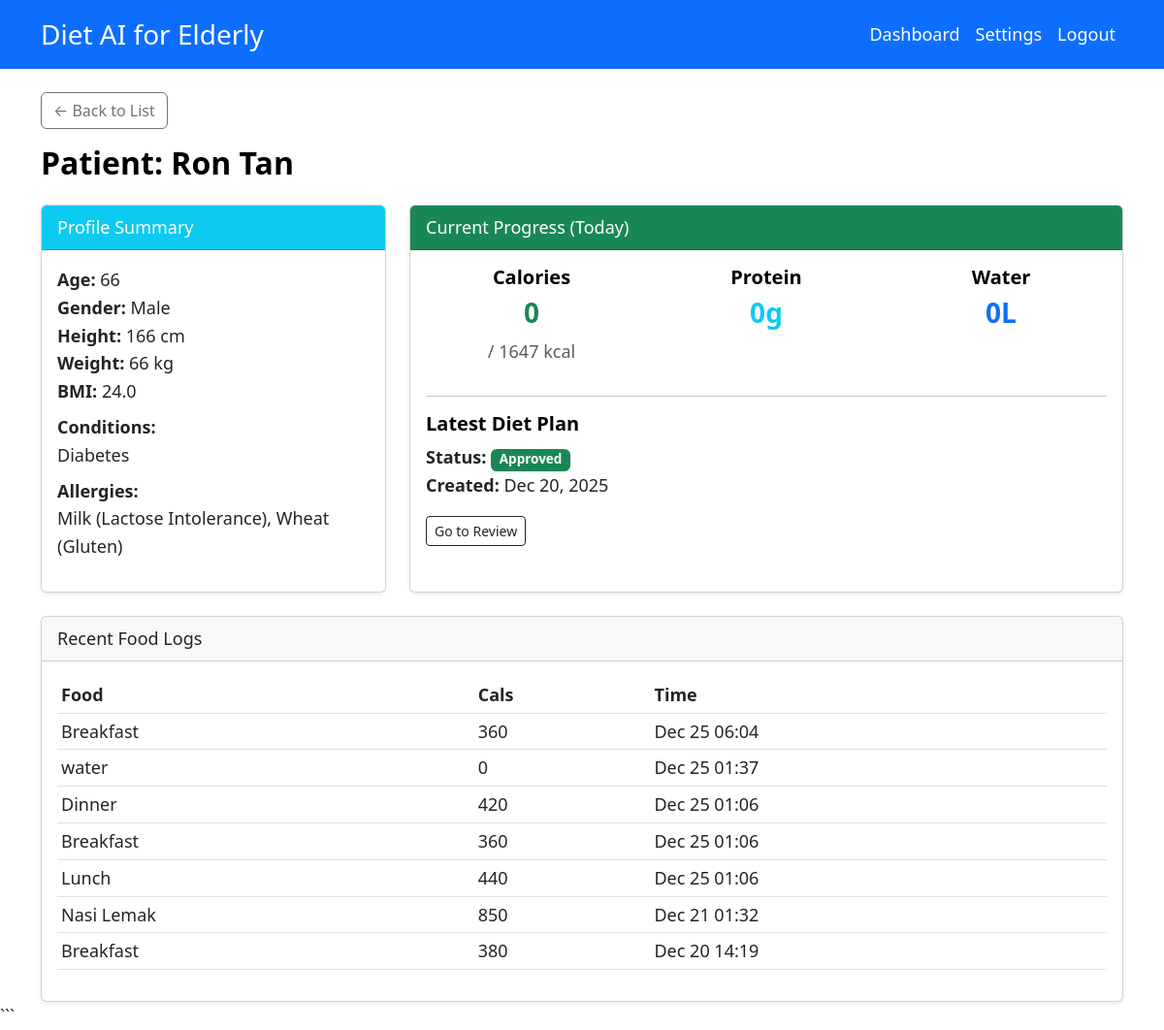
The app's page /pages/patient-details.php?id=U_6943abac29ea8 (signed in) with its own data.
### tables this page shows
CREATE TABLE `users` (
  `userID` varchar(50) NOT NULL,
  `name` varchar(100) NOT NULL,
  `username` varchar(50) NOT NULL,
  `password` varchar(255) NOT NULL,
  `email` varchar(100) NOT NULL,
  `phoneNo` varchar(20) NOT NULL,
  `age` int(11) NOT NULL,
  `gender` enum('Male','Female','Other') NOT NULL,
  `role` enum('Admin','Dietitian','User','Caretaker') NOT NULL
);

CREATE TABLE `profiles` (
  `profileID` varchar(50) NOT NULL,
  `elderlyID` varchar(50) NOT NULL,
  `height` double NOT NULL,
  `weight` double NOT NULL,
  `bmi` double NOT NULL,
  `allergies` text DEFAULT NULL,
  `healthCondition` text DEFAULT NULL,
  `caloriesLimit` double DEFAULT 0,
  `carbsLimit` double DEFAULT 0,
  `sugarLimit` double DEFAULT 0,
  `sodiumLimit` double DEFAULT 0,
  `fibreRequirement` double DEFAULT 0,
  `softFoodRequirement` tinyint(1) DEFAULT 0,
  `medicationList` text DEFAULT NULL
);

CREATE TABLE `diet_plan_approvals` (
  `approvalID` varchar(50) NOT NULL,
  `dietPlanID` varchar(50) NOT NULL,
  `dietitianID` varchar(50) DEFAULT NULL,
  `status` enum('Pending','Approved','Revise') NOT NULL DEFAULT 'Pending',
  `approvalDate` datetime DEFAULT NULL
);

CREATE TABLE `diet_plans` (
  `dietPlanID` varchar(50) NOT NULL,
  `elderlyID` varchar(50) NOT NULL,
  `createdAt` datetime NOT NULL DEFAULT current_timestamp()
);

CREATE TABLE `food_logs` (
  `logID` varchar(50) NOT NULL,
  `elderlyID` varchar(50) NOT NULL,
  `foodName` varchar(100) NOT NULL,
  `calories` double DEFAULT 0,
  `protein` double DEFAULT 0,
  `carbs` double DEFAULT 0,
  `fibre` double DEFAULT 0,
  `sugar` double DEFAULT 0,
  `sodium` double DEFAULT 0,
  `loggedAt` datetime NOT NULL DEFAULT current_timestamp()
);

### classes/Profile.php (called while the page is built, shortened)
<?php
class Profile
{
    private $pdo;
    private $elderlyID;
    public function __construct($pdo, $elderlyID = null)
    {
        $this->pdo = $pdo;
        $this->elderlyID = $elderlyID;
        if ($elderlyID) {
            $this->load();
        }
    }
    private function load()
    {
        $stmt = $this->pdo->prepare("
            SELECT p.*, u.age, u.gender
            FROM profiles p
            JOIN users u ON p.elderlyID = u.userID
            WHERE p.elderlyID = ?
        ");
        $stmt->execute([$this->elderlyID]);
        $data = $stmt->fetch();
        if ($data) {
            $this->height = $data['height'];
            $this->weight = $data['weight'];
            $this->bmi = $data['bmi'];
            $this->allergies = json_decode($data['allergies'], true) ?? [];
            $this->healthCondition = json_decode($data['healthCondition'], true) ?? [];
            $this->caloriesLimit = $data['caloriesLimit'];
        }
    }
}
?>

### classes/Progress.php (called while the page is built, shortened)
<?php
class Progress
{
    private $pdo;
    private $elderlyID;
    public $date;
    public function __construct($pdo, $elderlyID)
    {
        $this->pdo = $pdo;
        $this->elderlyID = $elderlyID;
        $this->date = date('Y-m-d');
        $this->loadOrCreate();
    }
    private function loadOrCreate()
    {
        $stmt = $this->pdo->prepare("SELECT * FROM progress WHERE elderlyID = ? AND date = ?");
        $stmt->execute([$this->elderlyID, $this->date]);
        $data = $stmt->fetch();
        if ($data) {
            $this->progressID = $data['progressID'];
            $this->caloriesTaken = $data['caloriesTaken'];
            $this->proteinTaken = $data['proteinTaken'];
            $this->waterIntake = $data['waterIntake'];
            $this->fiberTaken = $data['fiberTaken'] ?? 0;
            $this->carbohydrateTaken = $data['carbohydrateTaken'] ?? 0;
            $this->sodiumTaken = $data['sodiumTaken'] ?? 0;
            $this->sugarTaken = $data['sugarTaken'] ?? 0;
            $this->fatTaken = $data['fatTaken'] ?? 0;
            $this->setStateFromString($data['state']);
        } else {
            $stmtP = $this->pdo->prepare("SELECT dietPlanID FROM diet_plans WHERE elderlyID = ? ORDER BY createdAt DESC LIMIT 1");
            $stmtP->execute([$this->elderlyID]);
            $plan = $stmtP->fetch();
            $dietPlanID = $plan ? $plan['dietPlanID'] : null;
            $this->progressID = uniqid('PG_');
            $stmt = $this->pdo->prepare("INSERT INTO progress (progressID, elderlyID, dietPlanID, date, state) VALUES (?, ?, ?, ?, 'Green')");
            $stmt->execute([$this->progressID, $this->elderlyID, $dietPlanID, $this->date]);
        }
    }
}
?>

### pages/patient-details.php (the view, shortened to what this page needs)
<?php
require_once '../includes/db.php';
require_once '../classes/Profile.php';
require_once '../classes/Progress.php';
$patientID = $_GET['id'] ?? '';
$stmt = $pdo->prepare("SELECT * FROM users WHERE userID = ?");
$stmt->execute([$patientID]);
$patient = $stmt->fetchObject();
$profile = new Profile($pdo, $patientID);
$progress = new Progress($pdo, $patientID);
include '../includes/header.php';
?>
<div class="row mb-3">
    <div class="col-12">
        <a href="my-patients.php" class="btn btn-outline-secondary mb-3">&larr; Back to List</a>
        <h2>Patient: <?= htmlspecialchars($patient->name) ?></h2>
    </div>
</div>
<div class="row">
    <div class="col-md-4 mb-4">
        <div class="card shadow-sm h-100">
            <div class="card-header bg-info text-white">Profile Summary</div>
            <div class="card-body">
                <ul class="list-unstyled">
                    <li><strong>Age:</strong> <?= $patient->age ?></li>
                    <li><strong>Gender:</strong> <?= $patient->gender ?></li>
                    <li><strong>Height:</strong> <?= $profile->height ?> cm</li>
                    <li><strong>Weight:</strong> <?= $profile->weight ?> kg</li>
                    <li><strong>BMI:</strong> <?= number_format($profile->bmi, 1) ?></li>
                    <li class="mt-2"><strong>Conditions:</strong></li>
                    <li><?= implode(', ', $profile->healthCondition ?? []) ?></li>
                    <li class="mt-2"><strong>Allergies:</strong></li>
                    <li><?= implode(', ', $profile->allergies ?? []) ?></li>
                </ul>
            </div>
        </div>
    </div>
    <div class="col-md-8 mb-4">
        <div class="card shadow-sm h-100">
            <div class="card-header bg-success text-white">Current Progress (Today)</div>
            <div class="card-body">
                <div class="row text-center">
                    <div class="col-sm-4">
                        <h5>Calories</h5>
                        <h3 class="fw-bold text-success"><?= $progress->caloriesTaken ?></h3>
                        <p class="text-muted">/ <?= $profile->caloriesLimit ?> kcal</p>
                    </div>
                    <div class="col-sm-4">
                        <h5>Protein</h5>
                        <h3 class="fw-bold text-info"><?= $progress->proteinTaken ?>g</h3>
                    </div>
                    <div class="col-sm-4">
                        <h5>Water</h5>
                        <h3 class="fw-bold text-primary"><?= $progress->waterIntake ?>L</h3>
                    </div>
                </div>
                <hr>
                <h5>Latest Diet Plan</h5>
                <?php
                $stmt = $pdo->prepare("
                    SELECT dp.*, dpa.status
                    FROM diet_plans dp
                    JOIN diet_plan_approvals dpa ON dp.dietPlanID = dpa.dietPlanID
                    WHERE dp.elderlyID = ? ORDER BY dp.createdAt DESC LIMIT 1");
                $stmt->execute([$patientID]);
                $planData = $stmt->fetch();
                if ($planData):
                    $badgeClass = ($planData['status'] == 'Approved' ? 'bg-success' : 'bg-warning text-dark');
                    ?>
                    <p>
                        <strong>Status:</strong> <span
                            class="badge <?= $badgeClass ?>"><?= $planData['status'] ?></span><br>
                        <strong>Created:</strong> <?= date('M d, Y', strtotime($planData['createdAt'])) ?>
                    </p>
                    <a href="review-plans.php?filter=<?= $planData['status'] ?>" class="btn btn-sm btn-outline-dark">Go to
                        Review</a>
                <?php else: ?>
                    <p class="text-muted">No diet plan found.</p>
                <?php endif; ?>
            </div>
        </div>
    </div>
</div>
<div class="row">
    <div class="col-12">
        <div class="card shadow-sm">
            <div class="card-header">Recent Food Logs</div>
            <div class="card-body">
                <?php
                $stmt = $pdo->prepare("SELECT * FROM food_logs WHERE elderlyID = ? ORDER BY loggedAt DESC LIMIT 10");
                $stmt->execute([$patientID]);
                $logs = $stmt->fetchAll();
                ?>
                <?php if ($logs): ?>
                    <div class="table-responsive">
                        <table class="table table-hover table-sm">
                            <thead>
                                <tr>
                                    <th>Food</th>
                                    <th>Cals</th>
                                    <th>Time</th>
                                </tr>
                            </thead>
                            <tbody>
                                <?php foreach ($logs as $log): ?>
                                    <tr>
                                        <td><?= htmlspecialchars($log['foodName']) ?></td>
                                        <td><?= $log['calories'] ?></td>
                                        <td><?= date('M d H:i', strtotime($log['loggedAt'])) ?></td>
                                    </tr>
                                <?php endforeach; ?>
                            </tbody>
                        </table>
                    </div>
                <?php else: ?>
                    <p class="text-muted">No logs found.</p>
                <?php endif; ?>
            </div>
        </div>
    </div>
</div>
<?php include '../includes/footer.php'; ?>

### assets/css/style.css (style rules this page uses)
:root { --font-size-base: 18px; --font-size-lg: 22px; --font-size-sm: 16px; --color-primary: #0d6efd; --color-contrast-text: #000000; }
body { font-size: var(--font-size-base); color: #333; line-height: 1.6; }
h1, h2, h3, h4, h5, h6 { color: var(--color-contrast-text); font-weight: 700; }

### records on screen
users: name "Ron Tan", age "66", gender "Male"
profiles: height "166", weight "66", bmi "24.0", softFoodRequirement "0", caloriesLimit "1647"
diet_plan_approvals: status "Approved", dietPlanID.createdAt "Dec 20, 2025"
food_logs: foodName "Breakfast", calories "360", loggedAt "Dec 25 06:04"
food_logs: foodName "water", calories "0", loggedAt "Dec 25 01:37"
food_logs: foodName "Dinner", calories "420", loggedAt "Dec 25 01:06"
food_logs: foodName "Breakfast", calories "360", loggedAt "Dec 25 01:06"
food_logs: foodName "Lunch", calories "440", loggedAt "Dec 25 01:06"
food_logs: foodName "Nasi Lemak", calories "850", loggedAt "Dec 21 01:32"
food_logs: foodName "Breakfast", calories "380", loggedAt "Dec 20 14:19"

### other values on screen
implode(', ', $profile->healthCondition ?? []) "Diabetes"
implode(', ', $profile->allergies ?? []) "Milk (Lactose Intolerance), Wheat (Gluten)"
